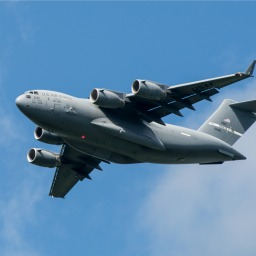
#> input picture content/deep_learning/keras/images/plane_256x256.jpg, 256 x 256 px, found by its file name
$ jupyter execute remove_backgrounds.ipynb
#> lines starting #> are read from the running program, lines starting #| are printed output that depends on the picture
Title: Remove Backgrounds
Slug: remove_backgrounds
Summary: How to remove the backgrounds in images using OpenCV in Python.
Date: 2017-09-11 12:00
Category: Machine Learning
Tags: Preprocessing Images
Authors: Chris Albon

<a alt="grabcut" href="https://machinelearningflashcards.com">

</a>

## Preliminaries

[cell 1]
# Load image
import cv2
import numpy as np
from matplotlib import pyplot as plt

## Load Image

[cell 2]
# Load image
image_bgr = cv2.imread('images/plane_256x256.jpg')
#> image_bgr is the input picture: shape (256, 256, 3); mean B, G, R 169, 133.1, 90.5

## Convert To RGB

[cell 3]
# Convert to RGB
image_rgb = cv2.cvtColor(image_bgr, cv2.COLOR_BGR2RGB)

## Draw Rectangle Around Foreground

[cell 4]
# Rectange values: start x, start y, width, height
rectangle = (0, 56, 256, 150)

## Apply GrabCut

[cell 5]
# Create initial mask
mask = np.zeros(image_rgb.shape[:2], np.uint8)

# Create temporary arrays used by grabCut
bgdModel = np.zeros((1, 65), np.float64)
fgdModel = np.zeros((1, 65), np.float64)

# Run grabCut
cv2.grabCut(image_rgb, # Our image
            mask, # The Mask
            rectangle, # Our rectangle
            bgdModel, # Temporary array for background
            fgdModel, # Temporary array for background
            5, # Number of iterations
            cv2.GC_INIT_WITH_RECT) # Initiative using our rectangle

# Create mask where sure and likely backgrounds set to 0, otherwise 1
mask_2 = np.where((mask==2) | (mask==0), 0, 1).astype('uint8')

# Multiply image with new mask to subtract background
image_rgb_nobg = image_rgb * mask_2[:, :, np.newaxis]
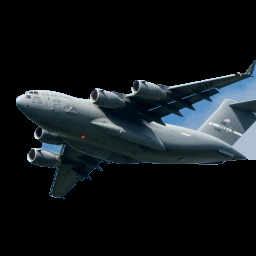
#> image_rgb_nobg: shape (256, 256, 3); mean R, G, B 19.3, 24.4, 27.5
